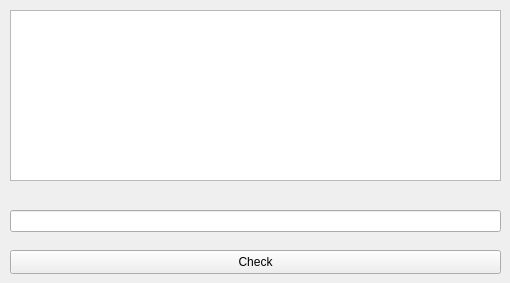
<?xml version="1.0" encoding="UTF-8"?>
<ui version="4.0">
 <class>LText</class>
 <widget class="QWidget" name="LText">
  <property name="geometry">
   <rect>
    <x>0</x>
    <y>0</y>
    <width>510</width>
    <height>283</height>
   </rect>
  </property>
  <property name="windowTitle">
   <string>Gap Text</string>
  </property>
  <widget class="QTextEdit" name="text_area">
   <property name="geometry">
    <rect>
     <x>10</x>
     <y>10</y>
     <width>491</width>
     <height>171</height>
    </rect>
   </property>
   <property name="html">
    <string>&lt;!DOCTYPE HTML PUBLIC &quot;-//W3C//DTD HTML 4.0//EN&quot; &quot;http://www.w3.org/TR/REC-html40/strict.dtd&quot;&gt;
&lt;html&gt;&lt;head&gt;&lt;meta name=&quot;qrichtext&quot; content=&quot;1&quot; /&gt;&lt;meta charset=&quot;utf-8&quot; /&gt;&lt;style type=&quot;text/css&quot;&gt;
p, li { white-space: pre-wrap; }
hr { height: 1px; border-width: 0; }
li.unchecked::marker { content: &quot;\2610&quot;; }
li.checked::marker { content: &quot;\2612&quot;; }
&lt;/style&gt;&lt;/head&gt;&lt;body style=&quot; font-family:'Segoe UI'; font-size:9pt; font-weight:400; font-style:normal;&quot;&gt;
&lt;p style=&quot;-qt-paragraph-type:empty; margin-top:0px; margin-bottom:0px; margin-left:0px; margin-right:0px; -qt-block-indent:0; text-indent:0px;&quot;&gt;&lt;br /&gt;&lt;/p&gt;&lt;/body&gt;&lt;/html&gt;</string>
   </property>
  </widget>
  <widget class="QLineEdit" name="words_input">
   <property name="geometry">
    <rect>
     <x>10</x>
     <y>210</y>
     <width>491</width>
     <height>22</height>
    </rect>
   </property>
  </widget>
  <widget class="QPushButton" name="check_button">
   <property name="geometry">
    <rect>
     <x>10</x>
     <y>250</y>
     <width>491</width>
     <height>24</height>
    </rect>
   </property>
   <property name="text">
    <string>Check</string>
   </property>
  </widget>
 </widget>
 <resources/>
 <connections/>
</ui>
